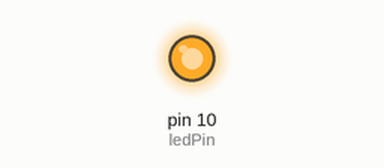
Simulated run of this sketch. Board: Arduino Uno, built with avr-gcc and run on an emulated ATmega328P. Parts: output pins drawn as LEDs (lit = HIGH).

Above: at 2.5 s.
At 7.5 s:
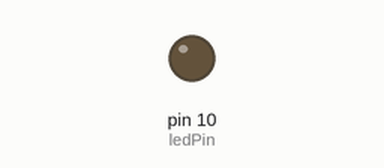
Timing chart, 0 to 13.0 s (numbered marks = the images above):
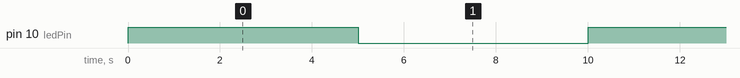

The sketch:

Led_Blink_1.ino
```cpp
// Define the LED pin
const int ledPin = 10;

void setup() {
  // Set the LED pin as an output
  pinMode(ledPin, OUTPUT);
}

void loop() {
  // Turn the LED on
  digitalWrite(ledPin, HIGH);
  delay(5000); // Wait for 1 second

  // Turn the LED off
  digitalWrite(ledPin, LOW);
  delay(5000); // Wait for 1 second
}
```

Measured:
- by itself, pin 10 (ledPin): alternates HIGH for 5.0 s and LOW for 5.0 s
